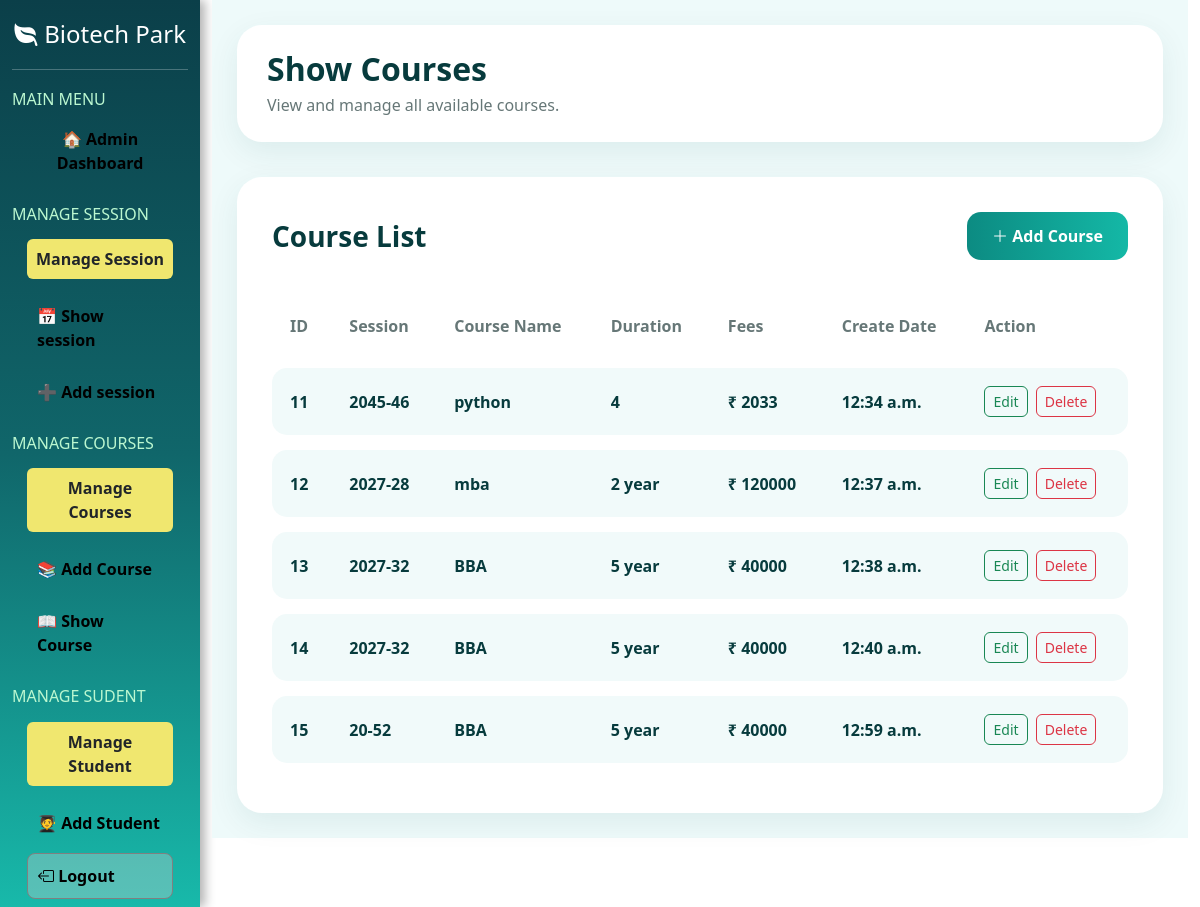
Page /showcourse/ on the earlier database version.
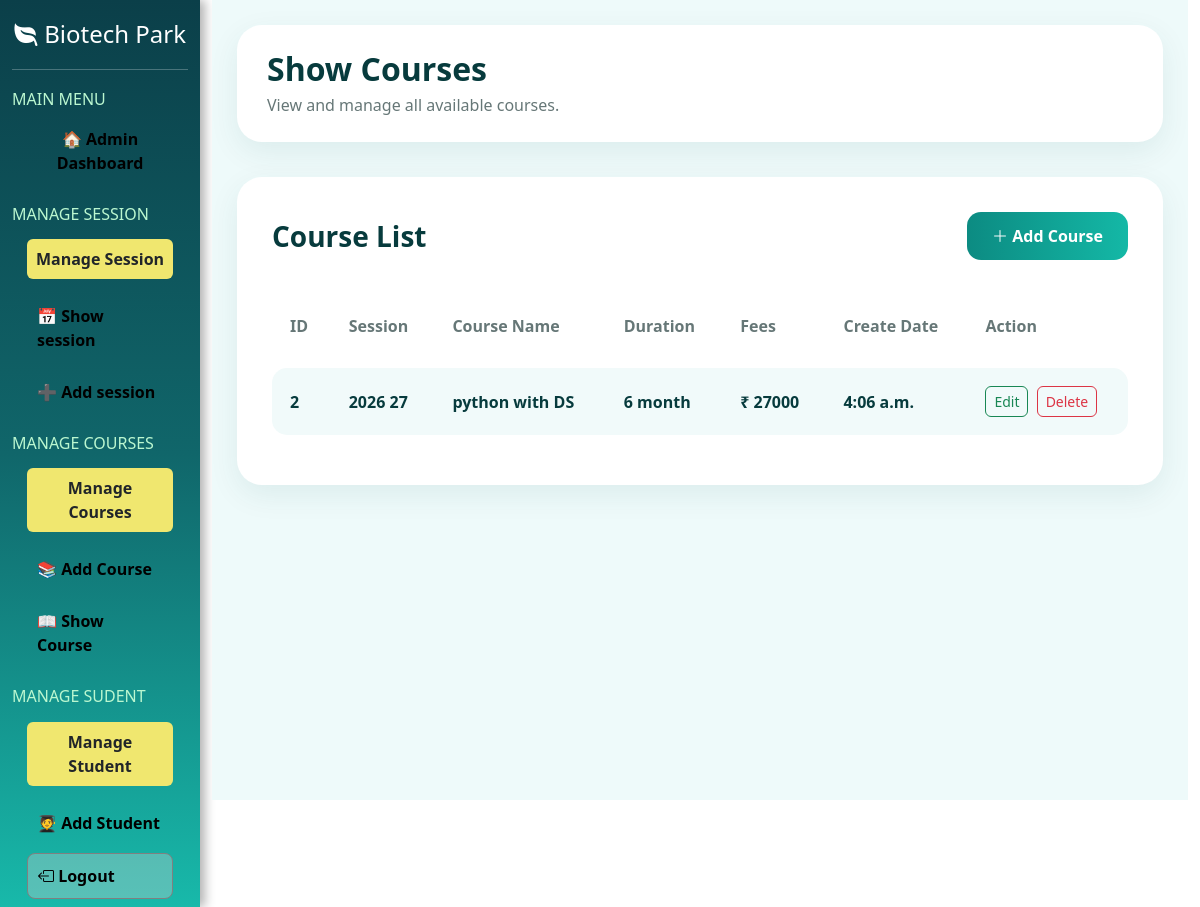
Same page on the later database version.
### myapp/models.py (models this page shows)
class tbl_course(models.Model):
    id=models.IntegerField(primary_key=True,auto_created=True)
    session_name=models.CharField(max_length=20)
    course_name=models.CharField(max_length=200)
    duration=models.CharField(max_length=20)
    fees=models.IntegerField()
    create_at=models.TimeField()

### myapp/views.py (the view)
# urls.py: path('showcourse/',showcourse,name='showcourse'),
def showcourse(request):
    ab=tbl_course.objects.all()
    return render(request, 'admin/showcourse.html', {'ab':ab})

### myapp/templates/admin/showcourse.html (shortened to what this page needs)
{% extends 'admin/adminlayout.html' %}
{% block admin %}
<div class="course-page">
    <div class="page-header">
        <h2>Show Courses</h2>
        <p>View and manage all available courses.</p>
    </div>
    <div class="course-card">
        <div class="d-flex justify-content-between align-items-center mb-4">
            <h3 class="course-title">
                Course List
            </h3>
            <a href="{% url 'addcourse' %}" class="add-course-btn">
                <i class="bi bi-plus-lg"></i>
                Add Course
            </a>
        </div>
        <div class="table-responsive">
            <table class="table custom-table">
                <thead>
                    <tr>
                        <th>ID</th>
                        <th>Session</th>
                        <th>Course Name</th>
                        <th>Duration</th>
                        <th>Fees</th>
                        <th>Create Date</th>
                        <th>Action</th>
                    </tr>
                </thead>
                <tbody>
                    {% for i in ab %}
                    <tr>
                        <td>{{ i.id }}</td>
                        <td>{{ i.session_name }}</td>
                        <td>{{ i.course_name }}</td>
                        <td>{{ i.duration }}</td>
                        <td>
                            ₹ {{ i.fees }}
                        </td>
                        <td>{{ i.create_at }}</td>
                        <td>
                            <a href="{% url 'editcourse' i.id %}"
                               class="btn btn-outline-success btn-sm edit-btn me-1">
                                Edit
                            </a>
                            <a href="{% url 'deletecourse' i.id %}"
                               class="btn btn-outline-danger btn-sm delete-btn">
                                Delete
                            </a>
                        </td>
                    </tr>
                    {% empty %}
                    <tr>
                        <td colspan="7" class="text-center">
                            No Courses Found
                        </td>
                    </tr>
                    {% endfor %}
                </tbody>
            </table>
        </div>
    </div>
</div>
{% endblock %}

Differences in the rows shown:
removed tbl_course: id "11", session_name "2045-46", course_name "python", duration "4", fees "2033", create_at "12:34 a.m."
removed tbl_course: id "12", session_name "2027-28", course_name "mba", duration "2 year", fees "120000", create_at "12:37 a.m."
removed tbl_course: id "13", session_name "2027-32", course_name "BBA", duration "5 year", fees "40000", create_at "12:38 a.m."
removed tbl_course: id "14", session_name "2027-32", course_name "BBA", duration "5 year", fees "40000", create_at "12:40 a.m."
removed tbl_course: id "15", session_name "20-52", course_name "BBA", duration "5 year", fees "40000", create_at "12:59 a.m."
added tbl_course: id "2", session_name "2026 27", course_name "python with DS", duration "6 month", fees "27000", create_at "4:06 a.m."
